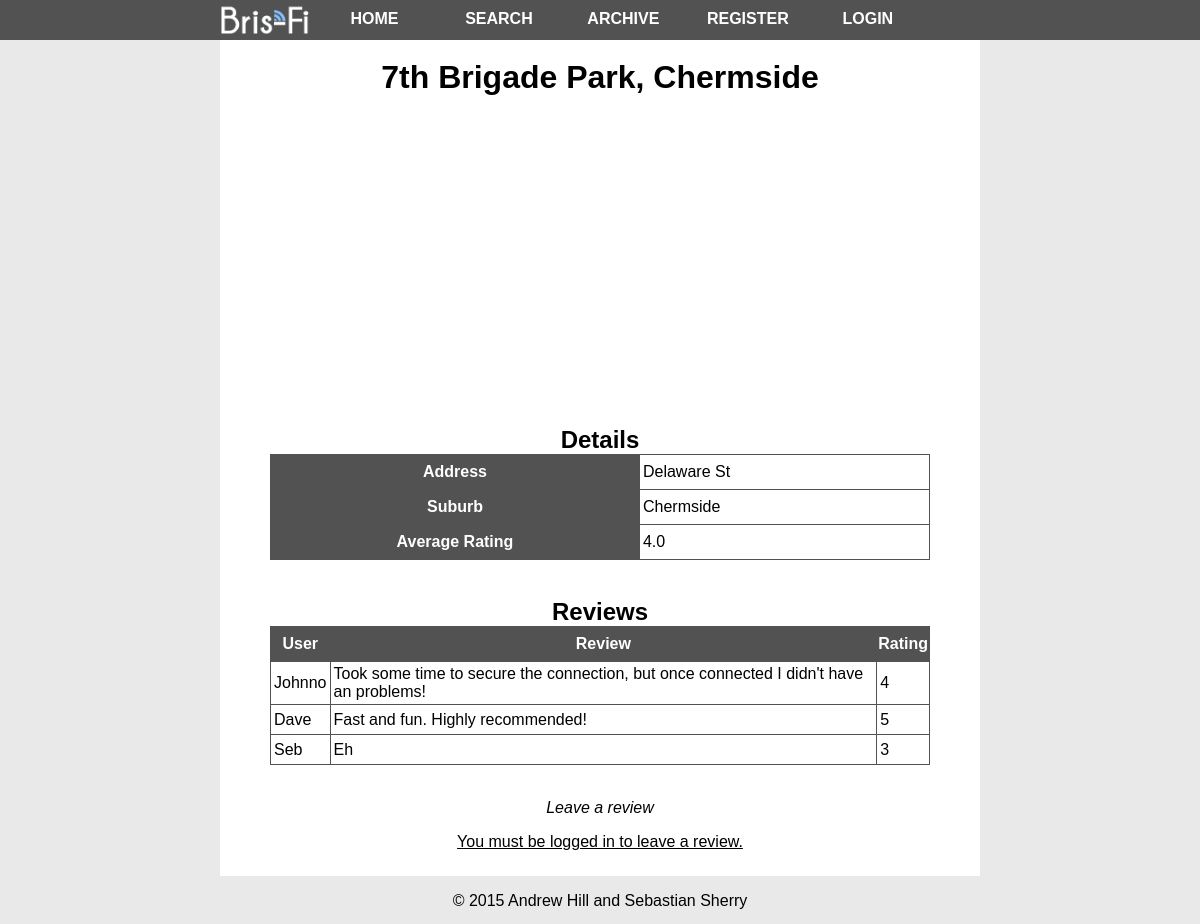
Page /item.php?hotspotid=1 on the committed database.
### tables this page shows
CREATE TABLE `hotspots` (
  `HotspotName` varchar(256) DEFAULT NULL,
  `Address` varchar(256) DEFAULT NULL,
  `Suburb` varchar(256) DEFAULT NULL,
  `Latitude` float(18,10) DEFAULT NULL,
  `Longitude` float(18,10) DEFAULT NULL,
  `HotspotID` int(11) NOT NULL AUTO_INCREMENT,
  PRIMARY KEY (`HotspotID`)
);

CREATE TABLE `reviews` (
  `reviewID` int(11) NOT NULL AUTO_INCREMENT,
  `username` varchar(20) DEFAULT NULL,
  `hotspotID` int(11) DEFAULT NULL,
  `review` text,
  `rating` int(11) DEFAULT NULL,
  PRIMARY KEY (`reviewID`)
);

### item.php (the view, shortened to what this page needs)
<html>
<head>
	<link rel="stylesheet" type="text/css" href="style.css">
</head>
<body>
	<?php include 'menu.php'; ?>
	<div id="content">
	<?php
	$hotspotID = $_GET['hotspotid'];
	include 'mapData.php';
	try	{
		$result = $pdo->query("SELECT HotspotID, HotspotName, Address, Suburb, Latitude, Longitude ".
				 "FROM hotspots ".
				 "WHERE HotspotID = $hotspotID");
		}
		catch (PDOException $e) {
			echo $e->getMessage();
		}
		try	{
			$ratingavg = $pdo->query("SELECT AVG(rating) AS avgrating FROM reviews WHERE HotspotID = $hotspotID");
		}
		catch (PDOException $e) {
			echo $e->getMessage();
		}
		foreach ($result as $hotspot) {
			}
		foreach ($ratingavg as $rating) {
			}
		echo '<h1>',$hotspot['HotspotName'],'</h1>';
		echo "<div id='map'>";
		echo "</div>";
		echo "<h2>Details</h2>";
		echo "<table>";
			echo "<tr>";
				echo "<th>Address</th>";
			echo "<td>",$hotspot['Address'],"</td>";
			echo "</tr>";
			echo "<tr>";
				echo "<th>Suburb</th>";
				echo "<td>",$hotspot['Suburb'],"</td>";
			echo "</tr>";
			echo "<tr>";
				echo "<th class='item'>Average Rating</th>";
				if ($rating['avgrating'] == null) {
					echo "<td>no ratings</td>";
				} else {
					echo "<td class='item'>",number_format((float)$rating['avgrating'], 1, '.', ''),"</td>";
				}
			echo "</tr>";
		echo "</table>";
?>
		<br>
		<h2>Reviews</h2>
		<?php
			$hotspotID = (int) $_GET['hotspotid'];
			$pdo = new PDO('mysql:host=mysql.ahtomsk.com;dbname=brisfi', 'brisfi_user', 'test1234');
			$pdo->setAttribute(PDO::ATTR_ERRMODE, PDO::ERRMODE_EXCEPTION);
			try	{
				$result = $pdo->prepare("SELECT username, review, rating ".
				 "FROM reviews ".
				 "WHERE hotspotID = $hotspotID");
				$result->execute();
			}
			catch (PDOException $e) {
				echo $e->getMessage();
			}
			$count = $result->rowCount();
			if ($count > 0){
				echo '<table border="1">';
				echo '<th>User</th>';
				echo '<th>Review</th>';
				echo '<th>Rating</th>';
				foreach ($result as $review) {
					echo '<tr>';
					echo '<td>',$review['username'],'</td>';
					echo '<td>',$review['review'],'</td>';
					echo '<td>',$review['rating'],'</td>';
					echo '</tr>';
				}
				echo '</table>';
			} else {
				echo "<p>Nobody has reviewed this hotspot yet. Be the first to leave a review!</p>";
			}
		?>
		<br>
		<p><i>Leave a review</i></p>
		<div id="review">
		<?php if (isset($_SESSION['user'])){
			?>
			  		<form name="review" id="reviewform" method="post" onsubmit="return validateReview()" <?php echo 'action="item.php?hotspotid='.$hotspotID. '"' ?> >
						<textarea class="review" id="review" name="review" width="100%"></textarea>
						<br>
						<select name="rating" id="rating">
							<option value="">Rating</option>
							<option value="5">5 (highest)</option>
							<option value="4">4</option>
							<option value="3">3</option>
							<option value="2">2</option>
							<option value="1">1 (lowest)</option>
						</select>
						<input type="submit" name="submit" value="Send">
					</form>
					<?php
			  } else {
			  	echo '<a href="login.php">You must be logged in to leave a review.</a>';
		} ?>
		</div>
	</div>
	<?php include 'footer.php'; ?>
</body>
</html>

### menu.php (shortened to what this page needs)
<div id="menu">
<div id = "buttons">
	<ul>
		  <a href="index.php" class="logo" id="logo"><img src="brisfi.png" alt="Bris-Fi Logo" height="35" width="90"></a>
		  <li class="nav"><a href="index.php" class="nav">Home</a></li>
		  <li class="nav"><a href="search.php" class="nav">Search</a></li>
		  <li class="nav"><a href="archive.php" class="nav">Archive</a></li>
		  <?php
		  if (isset($_SESSION['user'])){
			echo '<li class="nav"><a href="logout.php" class="nav">Logout</a></li>';
		  } else {
			echo '<li class="nav"><a href="register.php" class="nav">Register</a></li>';
			echo '<li class="nav"><a href="login.php" class="nav">Login</a></li>';
		  } ?>
	</ul>
	</div>
</div>

### footer.php
<div id="footer">
	<p id="foottext"> © 2015 Andrew Hill and Sebastian Sherry </p>
</div>

### style.css (style rules this page uses)
body { background-color: #E9E9E9; font-family:Arial,Helvetica,sans-serif; }
#menu { background-color: #525252; top: 0px; left: 0px; width:100%; height:40px; position:fixed; z-index: 3; }
#content { background-color:#FFFFFF; width:660px; margin-left: auto; margin-right: auto; padding-top: 30px; padding-right: 50px; padding-bottom: 25px; padding-left: 50px; }
#buttons { background-color:#525252; margin: 0 auto; width:760px; height: 40px; }
#footer { min-height: 24px; width:50%; bottom: 0px; margin-left: auto; margin-right: auto; display:block; padding-right: 50px; text-align: center; padding-left: 50px; }
#map { height: 300px; width: 300px; margin-top: 10px; margin-left: auto; margin-right: auto; padding: 0px; z-index: 2; }
p { color:black; font-family:Arial,Helvetica,sans-serif; font-size:1em; text-align: center; }
h1 { color:black; text-align:center; margin-bottom:0; font-family:Arial,Helvetica,sans-serif; font-size:2em; }
h2 { color:black; text-align:center; margin-bottom:0; font-family:Arial,Helvetica,sans-serif; font-size:1.5em; }
li.nav { display: inline-block; }
ul { display: block; list-style-type: none; margin-top: 0; margin-bottom: 0; margin-left: 0; margin-right: 0; padding-left: 0; }
a:link, a:visited { color: #000000; }
a.nav:link, a.nav:visited { display: inline-block; width: 100px; vertical-align: middle; font-family: Arial; font-size: 16px; font-weight: bold; color: #FFFFFF; background-color: #525252; text-align: center; padding: 10px; text-decoration: none; text-transform: uppercase; }
a.logo:link, a.logo:visited { display: inline-block; vertical-align: middle; font-weight: bold; color: #FFFFFF; background-color: #525252; }
table, th, td { border: 1px solid #525252; }
table { border-collapse: collapse; width: 100%; }
th { height: 35px; color: #FFFFFF; background-color: #525252; }
tr { height: 30px; background-color: #FFFFFF; }
td { padding: 3px; }
#review { text-align: center; }

### rows in the picture
hotspots: HotspotName "7th Brigade Park, Chermside", Address "Delaware St", Suburb "Chermside"
reviews: username "Johnno", review "Took some time to secure the connection, but once connected I didn't have an problems!", rating "4"
reviews: username "Dave", review "Fast and fun. Highly recommended!", rating "5"
reviews: username "Seb", review "Eh", rating "3"

### other values in the picture
$rating['avgrating'] "4.0"
